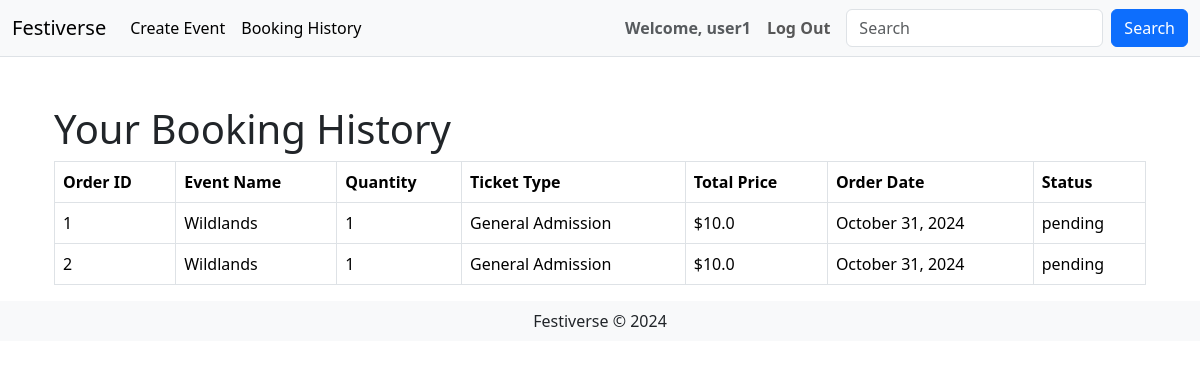
Page /booking-history (signed in) on the committed database.
### website/models.py (models this page shows, shortened)
class User(db.Model, UserMixin):
    __tablename__ = 'users'
    id = db.Column(db.Integer, primary_key=True)
    name = db.Column(db.String(100), index=True, unique=True, nullable=False)
    emailid = db.Column(db.String(100), index=True, nullable=False)
    password_hash = db.Column(db.String(255), nullable=False)
    street_name = db.Column(db.String(150), nullable=False)
    contact_number = db.Column(db.String(15), nullable=False)
    comments = db.relationship('Comment', back_populates='user', lazy='dynamic')
    orders = db.relationship('Order', back_populates='user', lazy='dynamic')
    events = db.relationship('Event', back_populates='user', lazy='dynamic')

class Order(db.Model):
    __tablename__ = 'orders'
    id = db.Column(db.Integer, primary_key=True)
    user_id = db.Column(db.Integer, db.ForeignKey('users.id'), nullable=False)
    event_id = db.Column(db.Integer, db.ForeignKey('event.id'), nullable=False)
    quantity = db.Column(db.Integer, nullable=False)
    order_date = db.Column(db.DateTime, default=datetime.now)
    status = db.Column(db.String(50), default='pending')
    ticket_type = db.Column(db.String(50), nullable=False)
    price = db.Column(db.Float, nullable=False)
    user = db.relationship('User', back_populates='orders')
    event = db.relationship('Event', back_populates='orders')

class Event(db.Model):
    __tablename__ = 'event'
    id = db.Column(db.Integer, primary_key=True)
    name = db.Column(db.String(100), nullable=False)
    description = db.Column(db.String(500))
    event_date = db.Column(db.DateTime, nullable=False, default=datetime.now)
    user_id = db.Column(db.Integer, db.ForeignKey('users.id'), nullable=False)
    price = db.Column(db.Float, nullable=False)
    ticketsAvailable = db.Column(db.Integer, nullable=False, default=1)  # Default tickets
    status = db.Column(db.String(20), default="Open", nullable=False)
    category = db.Column(db.String(50), nullable=True)  # New category field
    image = db.Column(db.String(400))
    location = db.Column(db.String(200), nullable=False)
    orders = db.relationship('Order', back_populates='event', cascade='all, delete-orphan', lazy='dynamic')
    comments = db.relationship('Comment', back_populates='event', lazy='dynamic')
    user = db.relationship('User', back_populates='events')

### website/views.py (the view)
@main_bp.route('/booking-history')
@login_required
def booking_history():
    orders = Order.query.filter_by(user_id=current_user.id).all()
    if not orders:
        flash('No bookings found.', 'warning')
        return redirect(url_for('main.index'))
    return render_template('booking_history.html', orders=orders)

### website/templates/booking_history.html
{% extends 'base.html' %}
{% block content %}
<div class="container mt-5">
    <h1>Your Booking History</h1>
    <table class="table table-bordered">
        <thead>
            <tr>
                <th>Order ID</th>
                <th>Event Name</th>
                <th>Quantity</th>
                <th>Ticket Type</th>
                <th>Total Price</th>
                <th>Order Date</th>
                <th>Status</th>
            </tr>
        </thead>
        <tbody>
            {% for order in orders %}
            <tr>
                <td>{{ order.id }}</td>
                <td>{{ order.event.name }}</td>
                <td>{{ order.quantity }}</td>
                <td>{{ order.ticket_type }}</td>
                <td>${{ order.quantity * order.price }}</td>
                <td>{{ order.order_date.strftime('%B %d, %Y') }}</td>
                <td>{{ order.status }}</td>
            </tr>
            {% endfor %}
        </tbody>
    </table>
</div>
{% endblock %}

### website/templates/base.html (shortened to what this page needs)
<!DOCTYPE html>
<html lang="en">
<head>
    <link href="https://cdn.jsdelivr.net/npm/bootstrap@5.3.2/dist/css/bootstrap.min.css"
          rel="stylesheet"
>
</head>
<body>
    <header class="bg-light border-bottom">
        <nav class="navbar navbar-expand-lg navbar-light bg-light">
            <div class="container-fluid">
                <a class="navbar-brand" href="{{ url_for('main.index') }}">Festiverse</a>
                <div class="collapse navbar-collapse" id="navbarSupportedContent">
                    <ul class="navbar-nav me-auto mb-2 mb-lg-0">
                        <li class="nav-item">
                            <a class="nav-link active" href="{{ url_for('events.create_event') }}">Create Event</a>
                        </li>
                        <li class="nav-item">
                            <a class="nav-link active" href="{{ url_for('events.booking_history') }}">Booking History</a>
                        </li>
                    </ul>
                </div>
                <ul class="navbar-nav ms-auto">
                    {% if current_user.is_authenticated %}
                        <li class="nav-item">
                            <a class="nav-link disabled text-muted fw-bolder" href="#">Welcome, {{ current_user.name }}</a>
                        </li>
                        <li class="nav-item">
                            <a class="nav-link fw-semibold" href="{{ url_for('auth.logout') }}">Log Out</a>
                        </li>
                    {% endif %}
                </ul>
                <form class="d-flex ms-2">
                    <input class="form-control me-2" type="search" placeholder="Search" aria-label="Search">
                    <button class="btn btn-primary" type="submit">Search</button>
                </form>
            </div>
        </nav>
    </header>
    <main class="container mt-4">
        {% block content %}{% endblock %}
    </main>
    <footer class="footer bg-light text-center py-2">
        <span class="text-dark">Festiverse &copy; {{ year }}</span>
    </footer>
</body>
</html>

### rows in the picture
User: name "user1"
Order: id "1", event.name "Wildlands", quantity "1", ticket_type "General Admission", order.quantity*order.price "10.0", order_date "October 31, 2024", status "pending"
Order: id "2", event.name "Wildlands", quantity "1", ticket_type "General Admission", order.quantity*order.price "10.0", order_date "October 31, 2024", status "pending"
